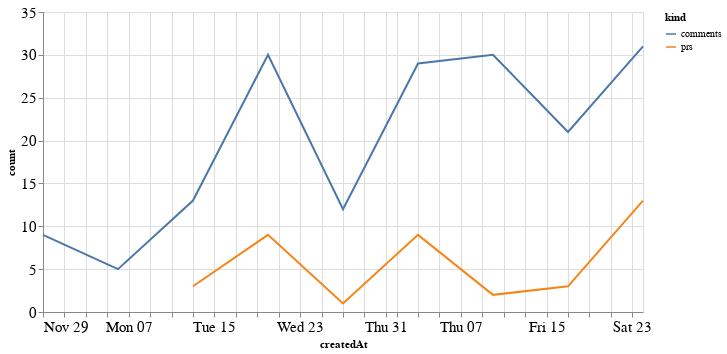

This figure's notebook cell:
### Code cell
alt.Chart(total_time, width=600).mark_line().encode(
    x='createdAt',
    y='count',
    color='kind'
)

### Figure 1 — Vega-Lite specification as saved in the notebook (floating-point values rounded to 4 significant figures)
{"config": {"axisLeft": {"labelFontSize": 15}, "axisBottom": {"labelFontSize": 15}}, "data": {"name": "data-4ff359e3d732a5171c1d7f91923fd0e8"}, "mark": "line", "encoding": {"color": {"type": "nominal", "field": "kind"}, "x": {"type": "temporal", "field": "createdAt"}, "y": {"type": "quantitative", "field": "count"}}, "width": 600, "$schema": "https://vega.github.io/schema/vega-lite/v4.8.1.json", "datasets": {"data-4ff359e3d732a5171c1d7f91923fd0e8": [{"createdAt": "2020-12-13T00:00:00", "kind": "prs", "count": 3.0}, {"createdAt": "2020-12-20T00:00:00", "kind": "prs", "count": 9.0}, {"createdAt": "2020-12-27T00:00:00", "kind": "prs", "count": 1.0}, {"createdAt": "2021-01-03T00:00:00", "kind": "prs", "count": 9.0}, {"createdAt": "2021-01-10T00:00:00", "kind": "prs", "count": 2.0}, {"createdAt": "2021-01-17T00:00:00", "kind": "prs", "count": 3.0}, {"createdAt": "2021-01-24T00:00:00", "kind": "prs", "count": 13.0}, {"createdAt": "2020-11-29T00:00:00", "kind": "prs", "count": null}, {"createdAt": "2020-12-06T00:00:00", "kind": "prs", "count": null}, {"createdAt": "2020-12-13T00:00:00", "kind": "comments", "count": 13.0}, {"createdAt": "2020-12-20T00:00:00", "kind": "comments", "count": 30.0}, {"createdAt": "2020-12-27T00:00:00", "kind": "comments", "count": 12.0}, {"createdAt": "2021-01-03T00:00:00", "kind": "comments", "count": 29.0}, {"createdAt": "2021-01-10T00:00:00", "kind": "comments", "count": 30.0}, {"createdAt": "2021-01-17T00:00:00", "kind": "comments", "count": 21.0}, {"createdAt": "2021-01-24T00:00:00", "kind": "comments", "count": 31.0}, {"createdAt": "2020-11-29T00:00:00", "kind": "comments", "count": 9.0}, {"createdAt": "2020-12-06T00:00:00", "kind": "comments", "count": 5.0}]}}
